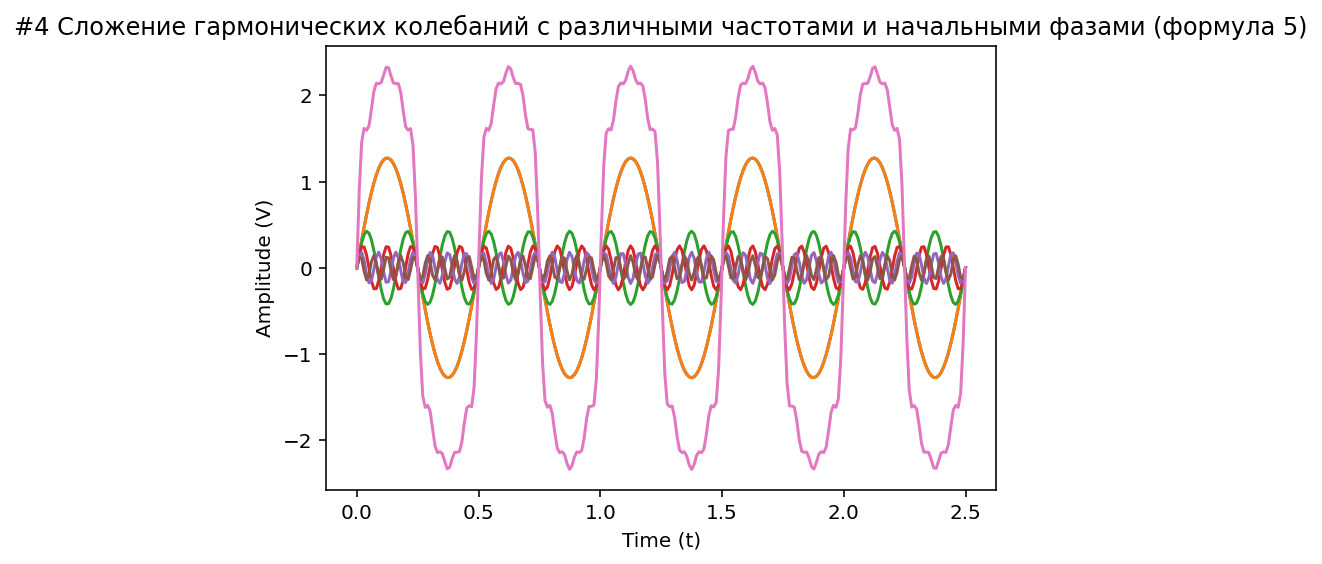

The Python source for this figure:
import numpy as np
import matplotlib.pyplot as plt

#4 Сложение гармонических колебаний c различными частотами
# и начальными фазами (формула 5)
t = np.linspace(0, 2.5, 250)
f = 2
ph = -np.pi / 2

x = 0
for n in range(0, 6):
    x_i = 4 / ((2 * n - 1)* np.pi) * np.cos(2*np.pi*(2*n-1)*f*t + ph)
    x = x + x_i
    plt.plot(t, x_i)

plt.plot(t, x)
plt.title('#4 Сложение гармонических колебаний c различными частотами и начальными фазами (формула 5)')
plt.xlabel('Time (t)')
plt.ylabel('Amplitude (V)')
